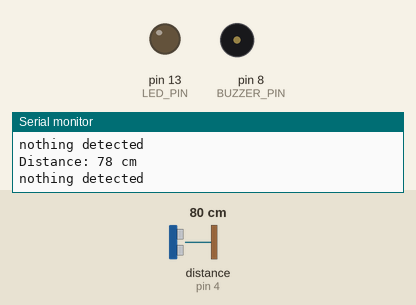
Bench run of a sketch on a simulated Arduino Uno, built with avr-gcc and run on an emulated ATmega328P. On the bench: output pins drawn as LEDs (lit = HIGH), buzzer (waves = sounding), the last lines printed to the serial monitor. Wiring (inferred from the names in the program): ultrasonic range finder: trigger pin 3; echo pin 4. The inputs (shaded band) are chosen by the test bench; at power-on: distance to the obstacle (sensor on pin 4) 80 cm. The echo pulse lasts 58.3 µs per cm; pins used as bus, display or sensor lines are not drawn.

Above: at 1.2 s.
1.3 s: distance to the obstacle (sensor on pin 4) set to 12 cm
2.8 s: distance to the obstacle (sensor on pin 4) set to 9 cm
At 3.7 s:
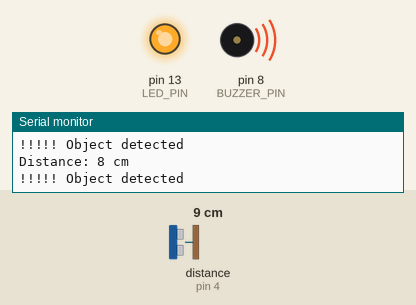
4.3 s: distance to the obstacle (sensor on pin 4) set to 35 cm
At 5.5 s:
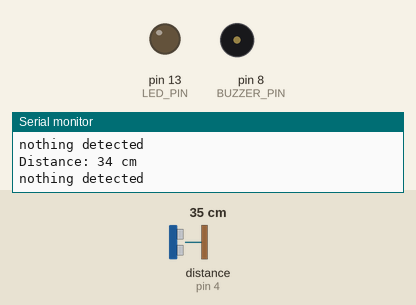
5.8 s: distance to the obstacle (sensor on pin 4) set to 7 cm
At 7.1 s:
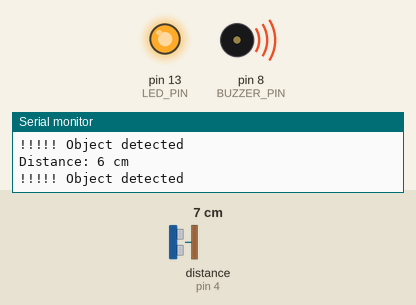
Timing chart, 0 to 8.3 s (numbered marks = the images above; inputs shaded):
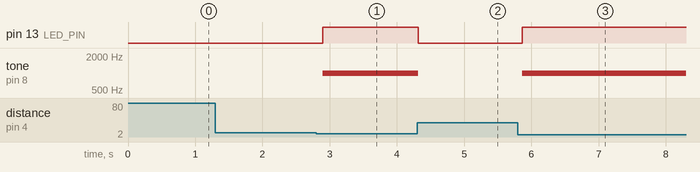

The sketch:

MotionDetectorAlarmWithUltrasoundDistanceSensor.ino
```cpp
// Pin Definitions
const int TRIG_PIN   = 3;   // Ultrasonic Trigger Pin
const int ECHO_PIN   = 4;   // Ultrasonic Echo Pin
const int LED_PIN    = 13;  // Alarm LED Pin
const int BUZZER_PIN = 8;   // Alarm Buzzer Pin

// Threshold distance to trigger the alarm (in centimeters)
const int DISTANCE_THRESHOLD = 10;

void setup() {
  pinMode(TRIG_PIN, OUTPUT);
  pinMode(ECHO_PIN, INPUT);
  pinMode(LED_PIN, OUTPUT);
  pinMode(BUZZER_PIN, OUTPUT);

  Serial.begin(9600);
}

void loop() {
  // Clear the trigger pin
  digitalWrite(TRIG_PIN, LOW);
  delayMicroseconds(2);

  // Send a 10-microsecond HIGH pulse to send out the ultrasonic wave
  digitalWrite(TRIG_PIN, HIGH);
  delayMicroseconds(10);
  digitalWrite(TRIG_PIN, LOW);

  // Measure the duration of the returning pulse in microseconds
  long duration = pulseIn(ECHO_PIN, HIGH);

  // Calculate distance in centimeters (speed of sound is ~0.034 cm/us)
  int distance = duration * 0.034 / 2;

  // Print distance to Serial Monitor for real-time debugging
  Serial.print("Distance: ");
  Serial.print(distance);
  Serial.println(" cm");

  // Alarm condition: Trigger if an object is within threshold (and valid range)
  if (distance > 0 && distance < DISTANCE_THRESHOLD) {
    Serial.println("!!!!! Object detected");
    digitalWrite(LED_PIN, HIGH);
    tone(BUZZER_PIN, 1000); // 1000 Hz alarm tone
  } else {
    Serial.println("nothing detected");
    digitalWrite(LED_PIN, LOW);
    noTone(BUZZER_PIN);     // Turn off sound when clear
  }

  delay(100); // Short delay before next sample
}
```

Measured:
- the behaviour switches between 11 and 10 cm on distance to the obstacle (sensor on pin 4) (found by bisection; images 0 and 1)
- after the input at 2.8 s, pin 13 (LED_PIN): LOW → HIGH after 0.10 s; tone on pin 8 (BUZZER_PIN): silent → 1000 Hz after 0.10 s
- after the input at 4.3 s, pin 13 (LED_PIN): HIGH → LOW at once; tone on pin 8 (BUZZER_PIN): 1000 Hz → silent at once
- after the input at 5.8 s, pin 13 (LED_PIN): LOW → HIGH after 0.06 s; tone on pin 8 (BUZZER_PIN): silent → 1000 Hz after 0.06 s
